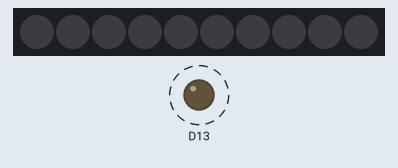
Bench run of a sketch on a simulated Adafruit Circuit Playground Express. Shown: 10 RGB LEDs in strip order, left to right, output pins drawn as LEDs (lit = HIGH). Dashed ring = blinking.

Above: at 0.5 s.
Timing chart, 0 to 4.6 s (numbered marks = the images above):
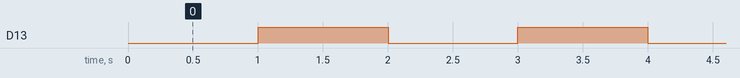

The sketch:

BlinkWODelayClass.ino
```cpp
#include<Adafruit_CircuitPlayground.h>

class Blinker{
  unsigned long previousMillis;

  bool ledState = false;

  int ledPin;

public:
  Blinker(int ledBulb){
    ledPin = ledBulb;
    pinMode(ledPin, OUTPUT);
  }

  void blink(int duration){
    if (millis() - previousMillis >= duration){
      previousMillis = millis();
      if (ledState == false){
        ledState = true;
      }
      else{
        ledState = false;
      }
      digitalWrite(ledPin, ledState);
    }
  }
};

Blinker blinkFast(13);

void setup(){
  CircuitPlayground.begin();
}

void loop(){
  blinkFast.blink(1000);
}
```

Measured:
- by itself, D13: alternates HIGH for 1.0 s and LOW for 1.0 s
